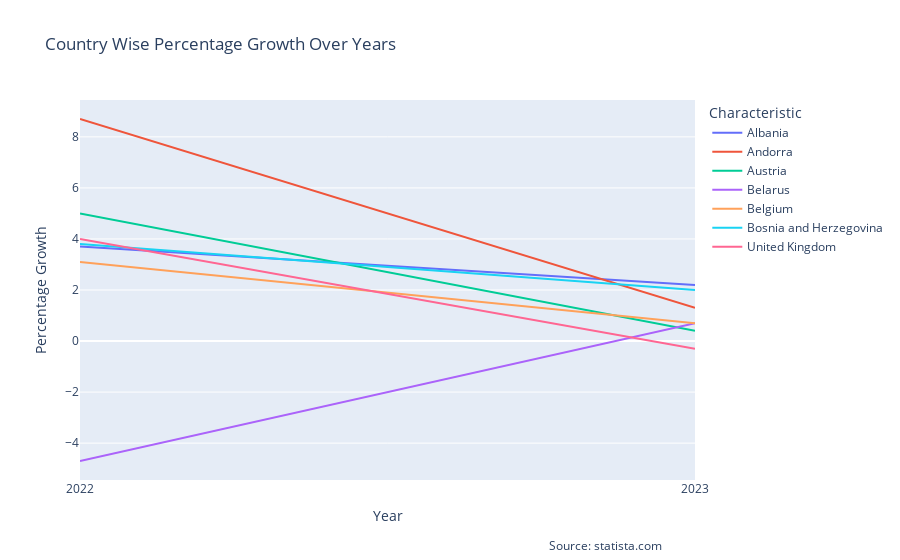

The code cell stored with this chart in its notebook:
### Markdown cell above
## Economic Context

1. **Eurozone Economic Recovery**: The Eurozone has shown resilience in overcoming the 2012-2013 Sovereign Debt Crisis and the economic impacts of the Covid-19 pandemic. It has returned to pre-pandemic levels as of 2022.
2. **Current Economic Outlook**: Economic stagnation was avoided in Q4 2022 thanks to government relief measures and lower energy prices. IMF forecasts a growth of 0.8% for 2023.
3. **Monetary Policy**: Central banks are under pressure to tackle inflation, with the ECB and the Fed raising interest rates.

### Implications for Real Estate

1. **Inflation and Interest Rates**: The current high inflation rate and tightening of monetary policy could lead to higher mortgage rates, affecting demand in the property market.
2. **GDP and Housing Market**: There is a high positive correlation between GDP growth and house prices. GDP growth could be supportive for real estate prices.
3. **Risk Factors**: The main risks include failure to contain financial stability and higher inflation than expected, which could lead to even tighter monetary conditions.

### Specifics to Czech Republic (Housing market and Interest rates)

1. **Housing Market Sensitivity**: The housing market is generally sensitive to changes in economic conditions like GDP growth and interest rates.
2. **Real Estate Prices**: Given the GDP outlook, there could be support for real estate prices, but this is balanced by the tightening monetary conditions.

### Code cell
# Import necessary libraries
import pandas as pd
import plotly.express as px

# Convert data to dataframe
data = {
    "Characteristic": ["Albania", "Andorra", "Austria", "Belarus", "Belgium", "Bosnia and Herzegovina", 
                      # ... (include all countries)
                      "United Kingdom"],
    "2022": [3.7, 8.7, 5, -4.7, 3.1, 3.8, # ... (include data for all countries for 2022)
             4],
    "2023": [2.2, 1.3, 0.4, 0.7, 0.7, 2, # ... (include data for all countries for 2023)
             -0.3],
    # ... (continue with other years in similar fashion)
}
df = pd.DataFrame(data)

# Melt the dataframe to get year as a separate column
df_melted = df.melt(id_vars="Characteristic", 
                    value_vars=df.columns[1:], 
                    var_name="Year", 
                    value_name="Percentage Growth")

# Visualize the data with plotly express
fig = px.line(df_melted, 
              x='Year', 
              y='Percentage Growth', 
              color='Characteristic', 
              title="Country Wise Percentage Growth Over Years")

# Highlight Czech Republic
fig.update_traces(line=dict(width=2), selector=dict(name="Czech Republic"))

# Apply principles from "Storytelling With Data" by focusing on Czech Republic
# - We have already highlighted the Czech Republic line.
# - The axis labels, title, and the grid are provided by plotly by default and are clear and intuitive.
# - The graph is kept simple without too much clutter.

# Add the source of the prediction
fig.add_annotation(text="Source: statista.com",
                  xref="paper", yref="paper",
                  x=0.95, y=-0.2, showarrow=False)

fig.show()

### Figure 1 — Plotly figure (JSON) as saved in the notebook; plotly's stock layout.template omitted (floating-point values rounded to 4 significant figures)
{"data": [{"hovertemplate": "Characteristic=Albania<br>Year=%{x}<br>Percentage Growth=%{y}<extra></extra>", "legendgroup": "Albania", "line": {"color": "#636efa", "dash": "solid"}, "marker": {"symbol": "circle"}, "mode": "lines", "name": "Albania", "orientation": "v", "showlegend": true, "type": "scatter", "x": ["2022", "2023"], "xaxis": "x", "y": [3.7, 2.2], "yaxis": "y"}, {"hovertemplate": "Characteristic=Andorra<br>Year=%{x}<br>Percentage Growth=%{y}<extra></extra>", "legendgroup": "Andorra", "line": {"color": "#EF553B", "dash": "solid"}, "marker": {"symbol": "circle"}, "mode": "lines", "name": "Andorra", "orientation": "v", "showlegend": true, "type": "scatter", "x": ["2022", "2023"], "xaxis": "x", "y": [8.7, 1.3], "yaxis": "y"}, {"hovertemplate": "Characteristic=Austria<br>Year=%{x}<br>Percentage Growth=%{y}<extra></extra>", "legendgroup": "Austria", "line": {"color": "#00cc96", "dash": "solid"}, "marker": {"symbol": "circle"}, "mode": "lines", "name": "Austria", "orientation": "v", "showlegend": true, "type": "scatter", "x": ["2022", "2023"], "xaxis": "x", "y": [5, 0.4], "yaxis": "y"}, {"hovertemplate": "Characteristic=Belarus<br>Year=%{x}<br>Percentage Growth=%{y}<extra></extra>", "legendgroup": "Belarus", "line": {"color": "#ab63fa", "dash": "solid"}, "marker": {"symbol": "circle"}, "mode": "lines", "name": "Belarus", "orientation": "v", "showlegend": true, "type": "scatter", "x": ["2022", "2023"], "xaxis": "x", "y": [-4.7, 0.7], "yaxis": "y"}, {"hovertemplate": "Characteristic=Belgium<br>Year=%{x}<br>Percentage Growth=%{y}<extra></extra>", "legendgroup": "Belgium", "line": {"color": "#FFA15A", "dash": "solid"}, "marker": {"symbol": "circle"}, "mode": "lines", "name": "Belgium", "orientation": "v", "showlegend": true, "type": "scatter", "x": ["2022", "2023"], "xaxis": "x", "y": [3.1, 0.7], "yaxis": "y"}, {"hovertemplate": "Characteristic=Bosnia and Herzegovina<br>Year=%{x}<br>Percentage Growth=%{y}<extra></extra>", "legendgroup": "Bosnia and Herzegovina", "line": {"color": "#19d3f3", "dash": "solid"}, "marker": {"symbol": "circle"}, "mode": "lines", "name": "Bosnia and Herzegovina", "orientation": "v", "showlegend": true, "type": "scatter", "x": ["2022", "2023"], "xaxis": "x", "y": [3.8, 2], "yaxis": "y"}, {"hovertemplate": "Characteristic=United Kingdom<br>Year=%{x}<br>Percentage Growth=%{y}<extra></extra>", "legendgroup": "United Kingdom", "line": {"color": "#FF6692", "dash": "solid"}, "marker": {"symbol": "circle"}, "mode": "lines", "name": "United Kingdom", "orientation": "v", "showlegend": true, "type": "scatter", "x": ["2022", "2023"], "xaxis": "x", "y": [4, -0.3], "yaxis": "y"}], "layout": {"annotations": [{"showarrow": false, "text": "Source: statista.com", "x": 0.95, "xref": "paper", "y": -0.2, "yref": "paper"}], "legend": {"title": {"text": "Characteristic"}, "tracegroupgap": 0}, "title": {"text": "Country Wise Percentage Growth Over Years"}, "xaxis": {"anchor": "y", "domain": [0, 1], "title": {"text": "Year"}}, "yaxis": {"anchor": "x", "domain": [0, 1], "title": {"text": "Percentage Growth"}}}}
